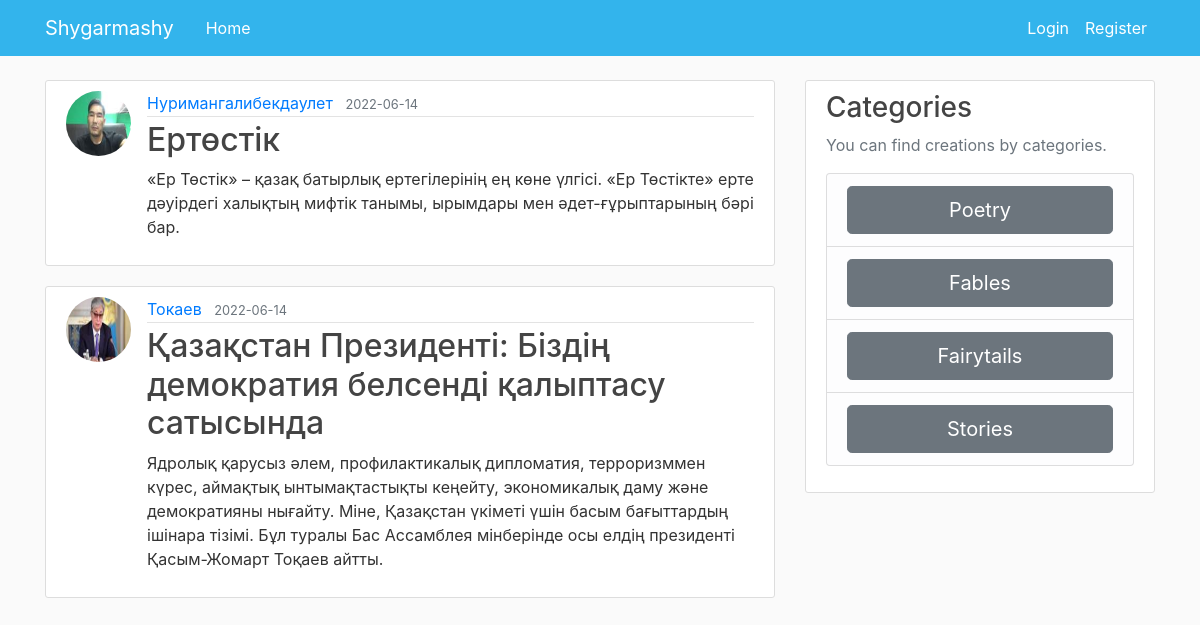
The app's page /fairytails with its own data.
### flaskblog/models.py (models this page shows, shortened)
class Post(db.Model):
    id = db.Column(db.Integer, primary_key=True)
    title = db.Column(db.String(100), nullable=False)
    date_posted = db.Column(db.DateTime, nullable=False, default=datetime.utcnow)
    content = db.Column(db.Text, nullable=False)
    description = db.Column(db.Text, nullable=False)
    category = db.Column(db.String(100), nullable=False)
    user_id = db.Column(db.Integer, db.ForeignKey('user.id'), nullable=False)

class User(db.Model, UserMixin):
    id = db.Column(db.Integer, primary_key=True)
    username = db.Column(db.String(20), unique=True, nullable=False)
    email = db.Column(db.String(120), unique=True, nullable=False)
    image_file = db.Column(db.String(20), nullable=False, default='default.jpg')
    password = db.Column(db.String(60), nullable=False)
    posts = db.relationship('Post', backref='author', lazy=True)

### flaskblog/routes.py (the view)
@app.route("/fairytails")
def fairytails():
    posts = Post.query.all()
    return render_template('fairytails.html', posts=posts)

### flaskblog/templates/fairytails.html
{% extends "layout.html" %}
{% block content %}
    {% for post in posts %}
        {% if post.category == 'Fairytails' %}
        <article class="media content-section">
          <img class="rounded-circle article-img" src="{{ url_for('static', filename='profile_pics/' + post.author.image_file) }}">
          <div class="media-body">
            <div class="article-metadata">
              <a class="mr-2" href="#">{{ post.author.username }}</a>
              <small class="text-muted">{{ post.date_posted.strftime('%Y-%m-%d') }}</small>
            </div>
            <h2><a class="article-title" href="{{ url_for('post', post_id=post.id) }}">{{ post.title }}</a></h2>
            <p class="article-content">{{ post.description|safe }}</p>
          </div>
        </article>
        {% endif %}
    {% endfor %}
{% endblock content %}

### flaskblog/static/main.css (style rules this page uses)
body { background: #fafafa; color: #333333; margin-top: 5rem; }
h1, h2, h3, h4, h5, h6 { color: #444444; }
.content-section { background: #ffffff; padding: 10px 20px; border: 1px solid #dddddd; border-radius: 3px; margin-bottom: 20px; }
.article-title { color: #444444; }
.article-content { white-space: pre-line; }
.article-img { height: 65px; width: 65px; margin-right: 16px; }
.article-metadata { padding-bottom: 1px; margin-bottom: 4px; border-bottom: 1px solid #e3e3e3 }

### records on screen
Post: image_file (picture), author.username "Нуримангалибекдаулет", date_posted "2022-06-14", title "Ертөстік", description "«Ер Төстік» – қазақ батырлық ертегілерінің ең көне үлгісі. «Ер Төстікте» ерте дәуірдегі халықтың мифтік танымы, ырымдары мен әдет-ғұрыптарының бәрі бар."
Post: image_file (picture), author.username "Токаев", date_posted "2022-06-14", title "Қазақстан Президенті: Біздің демократия белсенді қалыптасу сатысында", description "Ядролық қарусыз әлем, профилактикалық дипломатия, терроризммен күрес, аймақтық ынтымақтастықты кеңейту, экономикалық даму және демократияны нығайту. Міне, Қазақстан үкіметі үшін басым бағыттардың ішінара тізімі. Бұл туралы Бас Ассамблея мінберінде осы елдің президенті Қасым-Жомарт Тоқаев айтты."
